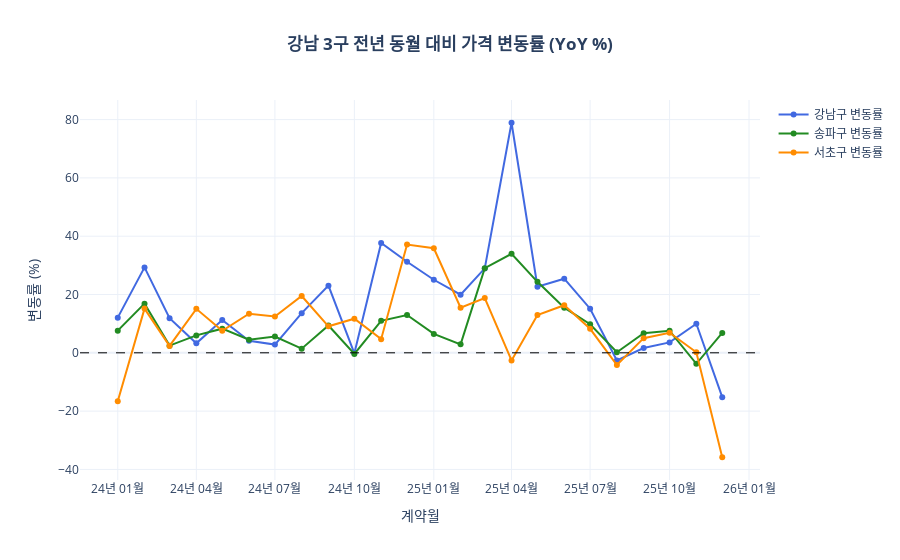

The cell this chart's notebook holds for it:
### Code cell
import plotly.graph_objects as go

# 1. 전년 동월 대비 변동률(Year-over-Year) 계산
# .pct_change(12)는 12칸 전(1년 전) 데이터와의 변화율을 계산합니다.
trend_yoy = trend_gu_monthly.pct_change(12) * 100 

# 계산을 위해 2025년 데이터를 포함한 전체 기간 사용 (2024년 데이터가 있어야 비교 가능)
plot_yoy = trend_yoy.dropna().copy()
if hasattr(plot_yoy.index, 'to_timestamp'):
    plot_yoy.index = plot_yoy.index.to_timestamp()

# 2. 그래프 생성
fig_yoy = go.Figure()

colors = {'강남구': 'royalblue', '송파구': 'forestgreen', '서초구': 'darkorange'}
targets = ['강남구', '송파구', '서초구']

for gu in targets:
    fig_yoy.add_trace(go.Scatter(
        x=plot_yoy.index,
        y=plot_yoy[gu],
        mode='lines+markers',
        name=f"{gu} 변동률",
        line=dict(color=colors[gu], width=2),
        hovertemplate='%{x|%Y-%m}<br>' + gu + ' 변동률: %{y:.2f}%<extra></extra>'
    ))

# 3. 레이아웃 설정 (0% 강조선 추가)
fig_yoy.update_layout(
    title=dict(text='<b>강남 3구 전년 동월 대비 가격 변동률 (YoY %)</b>', x=0.5),
    xaxis_title='계약월',
    yaxis_title='변동률 (%)',
    template='plotly_white',
    hovermode='x unified'
)

# 0% 기준선 추가 (상승/하락 구분용)
fig_yoy.add_hline(y=0, line_dash="dash", line_color="black", line_width=1)

# X축 날짜 형식 설정
fig_yoy.update_xaxes(tickformat="%y년 %m월", dtick="M3")

fig_yoy.show()
